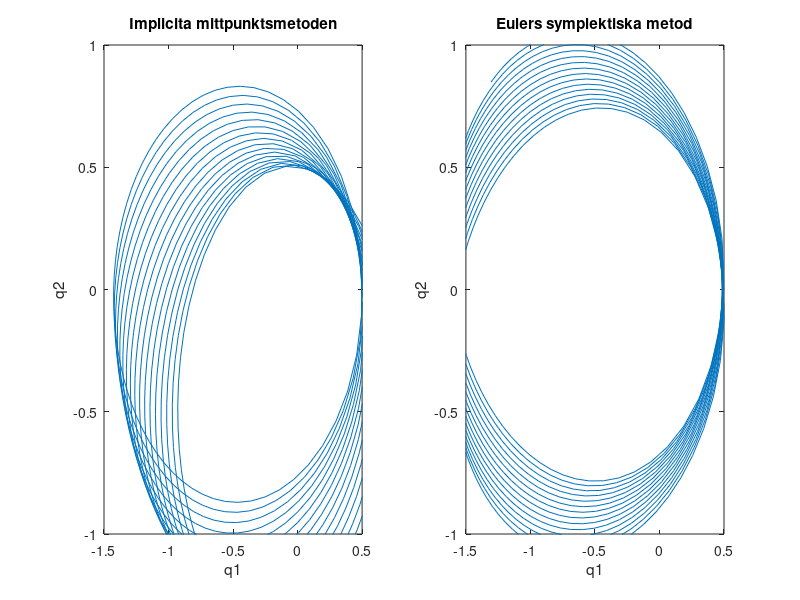

MATLAB code for this plot:
%% Mittpunktsmetoden och symplektisk euler



% ----- IMPLICITA MITTPUNKTSMETODEN -------------------------------------------
% y(n+1) = y(n) + h * f( [y(n) + y(n+1)]/2 ) 

% f är inte linjär i y. Vi behöver lösa ett olinjärt system varje tidssteg

% y(n+1)-y(n)-h*f( [y(n)+y(n+1)]/2 ) = 0: (4 ekvationer, 4 okända)

% y = (q1, q2, p1, p2), p = (p1, p2), q = (q1, q2)

% f(q1, q2, p1, p2) = (p1, p2, -q1/|q|^3, -q2/|q|^3) : |q|=sqrt(q1^2+q2^2)



% ----- Systemet ------

% Svårt att skriva ut hela systemet i matlab. 
% Vi kan dock ange systemets jakobian:

% J_11 = 1   J_12 = 0   J_13 = -h/2   J_14 = 0
% J_21 = 0   J_22 = 1   J_23 = 0   J_24 = -h/2

% Definiera Q1 = [q1(n+1)+q1(n)]/2, Q2 = [q2(n+1)+q2(n)]/2

% J_31 = - h * [Q1^2 - Q2^2/2]/[Q1^2 + Q2^2]^{5/2}
% J_42 = - h * [Q2^2 - Q1^2/2]/[Q1^2 + Q2^2]^{5/2}

% J_32 = - h * 3/2 * Q1 * Q2 / [Q1^2 + Q2^2]^{5/2}
% J_41 = - h * 3/2 * Q1 * Q2 / [Q1^2 + Q2^2]^{5/2}

% J_33 = 1  J_34 = 0
% J_43 = 0  J_44 = 1

clear;

% parametrar
a = 0.5; 
N = 1000; % antal delintervall
T = 100; % slutpunkt
h = T/N; % steglängd

q1 = zeros(1,N); q1(1) = 1-a;
q2 = zeros(1,N); q2(1) = 0;
p1 = zeros(1,N); p1(1) = 0;
p2 = zeros(1,N); p2(1) = sqrt(1+a)/sqrt(1-a);

maxiter = 20;
tol = 1e-5;
for i = 1:N

    % Vid varje steg ska vi lösa: system = 0.
    % Vi gör startgissning y(n+1)=y(n) 

    v = [q1(i); q2(i); p1(i); p2(i)]; % Startgissning. Variabel.
    y_i = [q1(i); q2(i); p1(i); p2(i)]; % Konstant.

    for j = 1:maxiter
        
        % Ställ upp förenklingar
        Q1 = (q1(i) + v(1))/2;
        Q2 = (q2(i) + v(2))/2;
        P1 = (p1(i) + v(3))/2;
        P2 = (p2(i) + v(4))/2;
        R = sqrt(Q1^2 + Q2^2);

        % residualer (systemekvationerna)
        r = v - y_i - h * [P1; P2; -Q1/R^3; -Q2/R^3];

        % Jakobian 
        J = zeros(4,4);
        J(1,1) = 1; 
        J(1,3) = -h/2;
        J(2,2) = 1;
        J(2,4) = -h/2;

        J(3,1) = - h * (Q1^2 - Q2^2/2)/R^5;
        J(3,2) = - h * 3/2 * Q1 * Q2 / R^5;
        J(3,3) = 1;

        J(4,1) = - h * 3/2 * Q1 * Q2 / R^5;
        J(4,2) = - h * (Q2^2 - Q1^2/2)/R^5;
        J(4,4) = 1;

        s = J \ r;
        v = v - s;
    
        if norm(s) < tol
            q1(i+1) = v(1);
            q2(i+1) = v(2);
            p1(i+1) = v(3);
            p2(i+1) = v(4);
            break
        end
        if j == maxiter
            q1(i+1) = v(1);
            q2(i+1) = v(2);
            p1(i+1) = v(3);
            p2(i+1) = v(4);
        end
    end
end
subplot(1,2,1);
plot(q1, q2);
xlabel("q1");
ylabel("q2");
title("Implicita mittpunktsmetoden")
xlim([-1.5, .5])
ylim([-1, 1])









% ------- EULERS SYMPLEKTISKA METOD -----------

% p(n+1) = p(n) - h * q(n) / |q(n)|^3
% q(n+1) = q(n) + h * p(n+1)

% clear;
% 
% % parametrar
% a = 0.5; 
% N = 4000; % antal delintervall
% T = 100; % slutpunkt
% h = T/N; % steglängd

q = zeros(2,N); q(1,1) = 1-a; q(2,1) = 0;
p = zeros(2,N); p(1,1) = 0; p(2,1) = sqrt(1+a)/sqrt(1-a);

for n = 1:N
    R_q = (q(1,n)^2 + q(2,n)^2)^(3/2);
    p(:,n+1) = p(:,n) - h * q(:,n) / R_q;
    q(:,n+1) = q(:,n) + h * p(:,n+1);
end
subplot(1,2,2);
plot(q(1,:), q(2,:))
xlabel("q1")
ylabel("q2")
title("Eulers symplektiska metod")
xlim([-1.5, .5])
ylim([-1, 1])